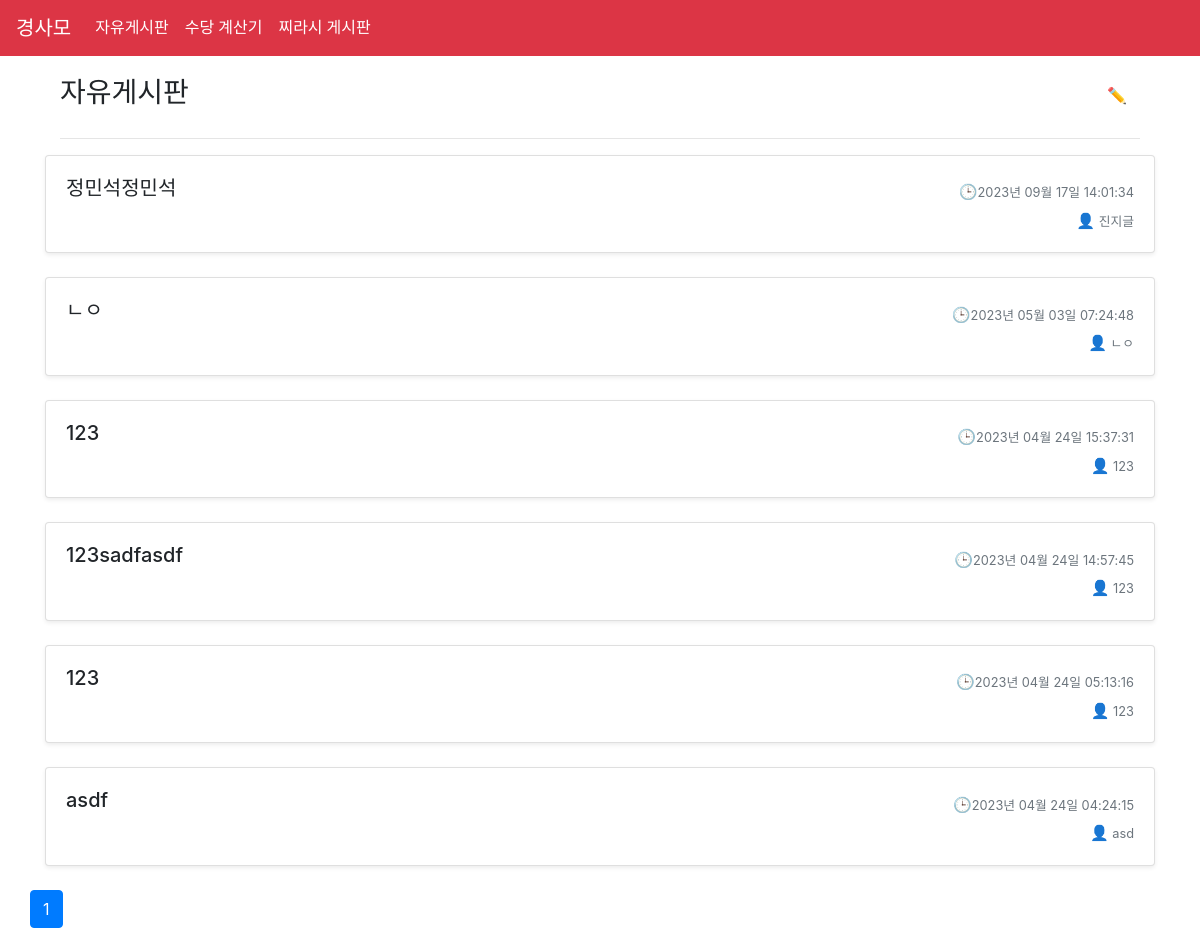
/posts/, run on an earlier commit of the app's database.
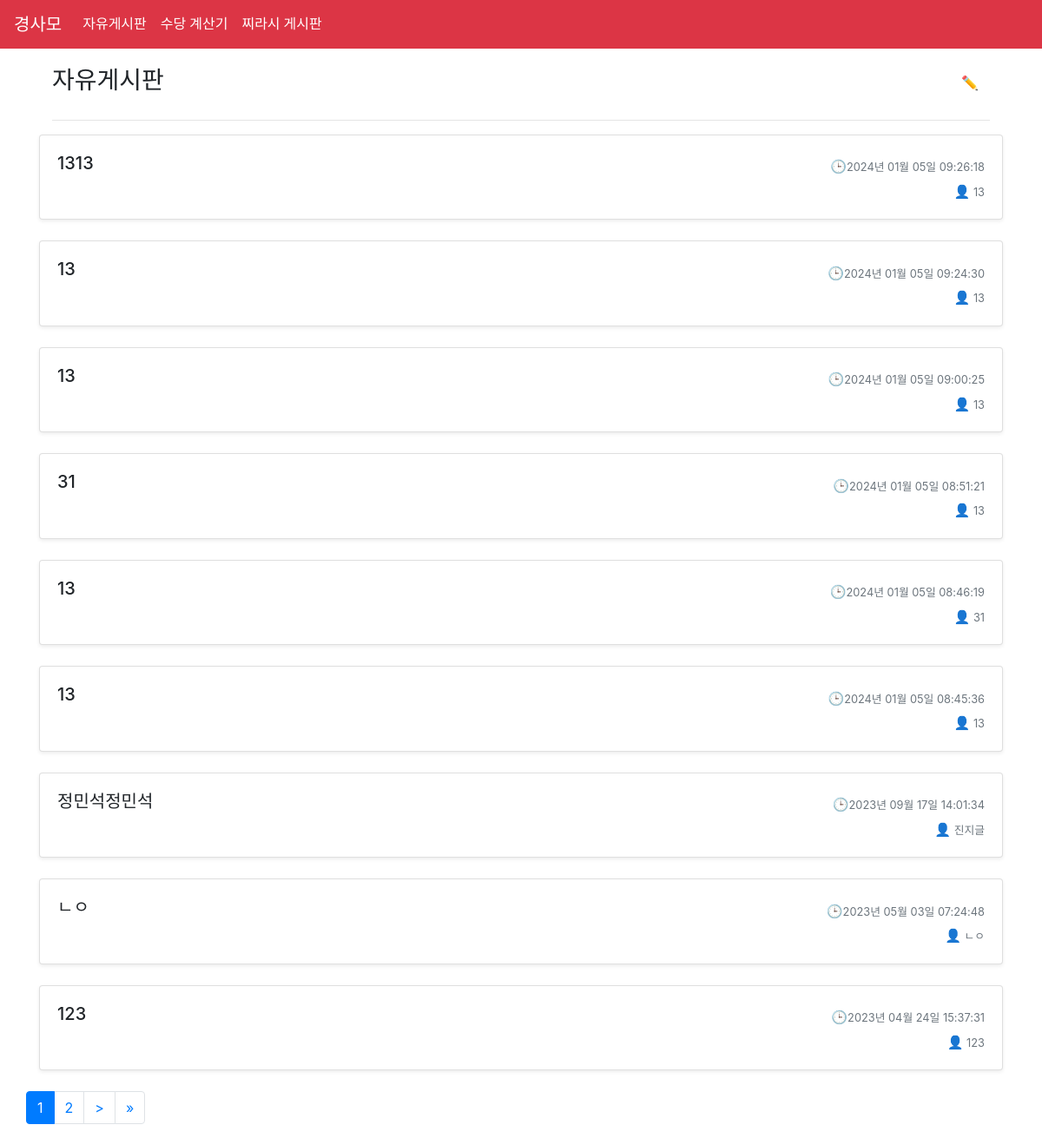
And on a later commit of the database.
### Posts/models.py (models this page shows, shortened)
class Post(models.Model):
    title = models.CharField(max_length=20)
    content = HTMLField()
    image = models.ImageField(upload_to='images/', blank=True, null=True)
    pub_date = models.DateTimeField(auto_now_add=True)
    author = models.CharField(max_length=8)
    author_ip = models.CharField(max_length=15)
    password = models.CharField(max_length=100)
    is_deleted = models.BooleanField(default=False)

### Posts/views.py (the view)
# urls.py: path('', ListPostView.as_view(), name='post_list'),
class ListPostView(ListView):
    model = Post
    template_name = 'Posts/list_post.html'
    context_object_name = 'posts'
    ordering = ['-pub_date']
    paginate_by = 10
    def get_context_data(self, **kwargs):
        context = super().get_context_data(**kwargs)
        page = self.request.GET.get('page')
        paginator = Paginator(context['posts'], self.paginate_by)
        context['posts'] = paginator.get_page(page)
        for post in context['posts']:
            post_time = post.pub_date.replace(tzinfo=None)
            post.time = time_elapsed_string(post_time)
        return context

### Posts/views.py (called while the page is built)
def time_elapsed_string(dt):
    diff = datetime.datetime.utcnow() - dt
    diff_in_minutes = diff.total_seconds() / 60.0
    if diff_in_minutes < 1:
        return '방금 전'
    elif diff_in_minutes < 60:
        return f'{int(diff_in_minutes)}분 전'
    elif diff_in_minutes < 24 * 60:
        return f'{int(diff_in_minutes // 60)}시간 전'
    else:
        return dt.strftime('%Y년 %m월 %d일 %H:%M:%S')

### Posts/templates/Posts/list_post.html (shortened to what this page needs)
{% extends 'base.html' %}
{% block content %}
<div class="container">
  <div class="posts-header">
    <h3 style="font-family: 'NanumGothic'">자유게시판</h1>
    <div>
      <a href="{% url 'Posts:post_new' %}" class="btn">✏️</a>
    </div>
  </div>
  <hr>
</div>
  {% if posts %}
  <div class="row">
    {% for post in posts %}
    {% if post.is_deleted %}
    {% else %}
    <div class="col-md-12">
      <div class="card mb-4 shadow-sm">
        <div class="card-body">
          <div class="d-flex justify-content-between align-items-center">
            <h5 class="card-title">{{ post.title }}</h5>
            <small class="text-muted"><span class="emoji" style="font-size: 15px;">🕒</span>{{ post.time}}</small>
          </div>
          <small class="text-muted"><span class="emoji" style="font-size: 15px;">👤</span> {{ post.author }}</small>
        </div>
      </div>
    </div>
    {% endif %}
    {% endfor %}
      <nav aria-label="Page navigation example", class = "text-center">
        <ul class="pagination justify-content-center text-center">
          {% for num in page_obj.paginator.page_range %}
          {% if page_obj.number == num %}
          <li class="page-item active">
            <a class="page-link btn-rounded" href="#">{{ num }}</a>
          </li>
          {% elif num > page_obj.number|add:'-3' and num < page_obj.number|add:'3' %}
          <li class="page-item">
            <a class="page-link btn-rounded" href="?page={{ num }}">{{ num }}</a>
          </li>
          {% endif %}
          {% endfor %}
          {% if page_obj.has_next %}
          <li class="page-item">
            <a class="page-link btn-rounded" href="?page={{ page_obj.next_page_number }}" aria-label="Next">
              <span aria-hidden="true">&gt;</span>
            </a>
          </li>
          <li class="page-item">
            <a class="page-link btn-rounded" href="?page={{ page_obj.paginator.num_pages }}" aria-label="Last">
              <span aria-hidden="true">&raquo;</span>
            </a>
          </li>
          {% endif %}
        </ul>
      </nav>
    {% else %}
      <p>No posts are available.</p>
    {% endif %}
  </div>
{% endblock %}

What changed in the data, as far as the page shows it:
no longer on this page (row unchanged): Post: title "123sadfasdf", time "2023년 04월 24일 14:57:45", author "123"
no longer on this page (row unchanged): Post: title "123", time "2023년 04월 24일 05:13:16", author "123"
no longer on this page (row unchanged): Post: title "asdf", time "2023년 04월 24일 04:24:15", author "asd"
added Post: title "1313", time "2024년 01월 05일 09:26:18", author "13"
added Post: title "13", time "2024년 01월 05일 09:24:30", author "13"
added Post: title "13", time "2024년 01월 05일 09:00:25", author "13"
added Post: title "31", time "2024년 01월 05일 08:51:21", author "13"
added Post: title "13", time "2024년 01월 05일 08:46:19", author "31"
added Post: title "13", time "2024년 01월 05일 08:45:36", author "13"
Also different on the page:
new list line: "2"
